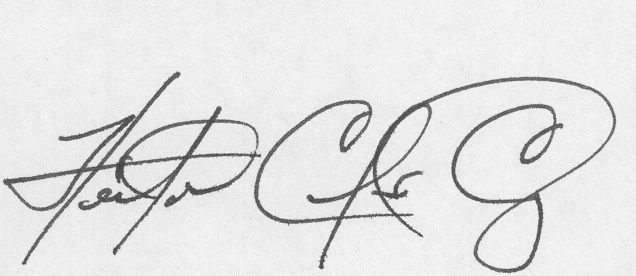
#> input picture data/valid/original_17_1.png, 636 x 276 px, given in place of original_1_1.png, which was not available
$ python surf.py
#> lines starting #> are read from the running program, lines starting #| are printed output that depends on the picture; after the words box and inside, x2 and y2 are one past the last pixel; in counts of white or black regions, pixels touching at a corner belong together; pictures that were not available may be replaced by others from this repository, and a replacement may not be noted
from pylab import *
import numpy as np
from os import listdir
from sklearn.svm import LinearSVC
import cv2
from PIL import Image
from sklearn import svm
import imagehash
from scipy.cluster.vq import *
from sklearn.preprocessing import StandardScaler
from sklearn import tree
from sklearn import linear_model
import re
import os


genuine_image_filenames = listdir("data/valid")
forged_image_filenames = listdir("data/invalid")

genuine_image_paths = "data/valid"
forged_image_paths = "data/invalid"

genuine_image_features = []
forged_image_features = []

'''for name in genuine_image_filenames:
    signature_id = int(re.split("[_.]", name)[-3])
    with open('data/file.txt', 'a') as handle:
            handle.write(signature_id)
            handle.write('\n')
    print(signature_id)
    genuine_image_features[signature_id].extend({"name": name})'''

'''for name in forged_image_filenames:
    signature_id = int(name.split('_')[0][-3:])
    forged_image_features[signature_id - 1].append({"name": name})'''


def preprocess_image(path, display=False):
#> called with path = 'data/valid/original_1_1.png', display = False
    raw_image = cv2.imread(path)
#> raw_image is the input picture: shape (276, 636, 3); min 64, max 251, mean 227.6
    bw_image = cv2.cvtColor(raw_image, cv2.COLOR_BGR2GRAY)
    bw_image = 255 - bw_image
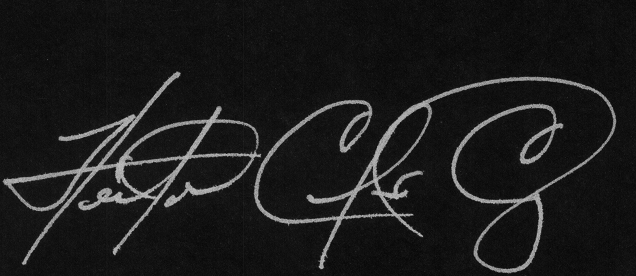
#> bw_image: shape (276, 636); min 4, max 191, mean 27.4

    if display:
        cv2.imshow("RGB to Gray", bw_image)
        cv2.waitKey()

    _, threshold_image = cv2.threshold(bw_image, 30, 255, 0)
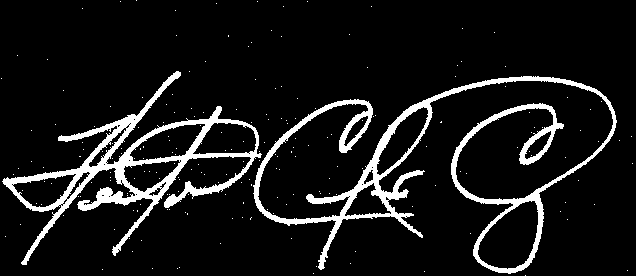
#> threshold_image: shape (276, 636); 9.4% white; 208 white regions (206 under 20 px), largest, box (x1, y1, x2, y2) and area: (253, 76, 617, 274) 8916, (2, 71, 262, 265) 7298

    if display:
        cv2.imshow("Threshold", threshold_image)
        cv2.waitKey()

    return threshold_image


# [42 lines left out: function get_contour_features, not called in this run]

des_list = []

def surf(im, path, display=False):
    raw_image = cv2.imread(path)
#> (the run stopped early here; a loop or call above may not have finished)

$ run again, on data/valid/original_6_2.png
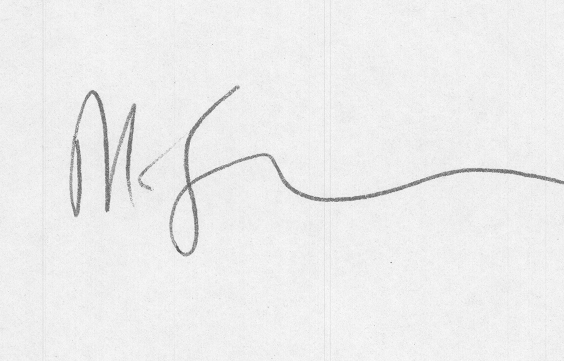
#> input picture data/valid/original_6_2.png, 564 x 361 px, given in place of original_1_1.png, which was not available
#> in preprocess_image, raw_image is the input picture: shape (361, 564, 3); min 76, max 250, mean 236.9
#> in preprocess_image, `bw_image = 255 - bw_image`:
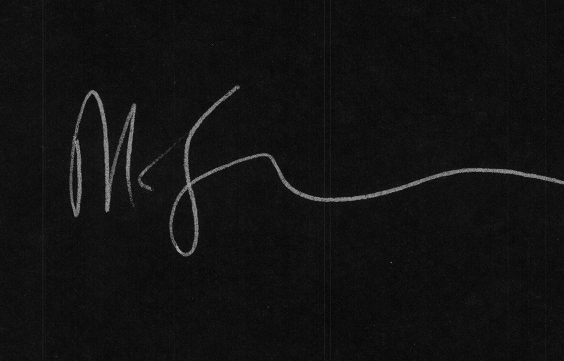
#> bw_image: shape (361, 564); min 5, max 179, mean 18.1
#> in preprocess_image, `_, threshold_image = cv2.threshold(bw_image, 30, 255, 0)`:
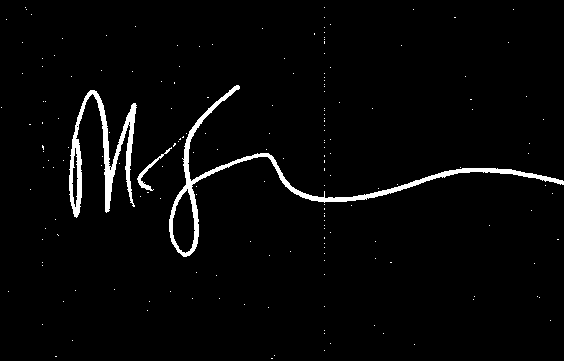
#> threshold_image: shape (361, 564); 2.8% white; 181 white regions (178 under 20 px), largest, box (x1, y1, x2, y2) and area: (169, 85, 564, 257) 3045, (69, 90, 137, 218) 2226, (137, 147, 172, 191) 201

$ run again, on data/valid/original_6_23.png
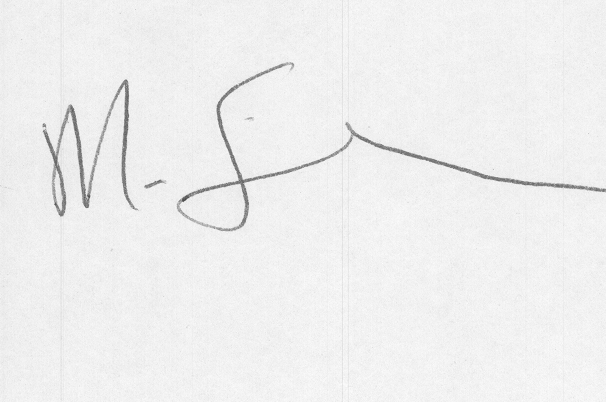
#> input picture data/valid/original_6_23.png, 606 x 402 px, given in place of original_1_1.png, which was not available
#> in preprocess_image, raw_image is the input picture: shape (402, 606, 3); min 71, max 254, mean 238.6
#> in preprocess_image, `bw_image = 255 - bw_image`:
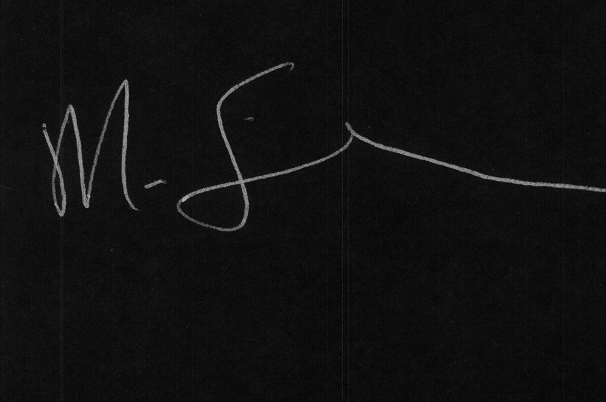
#> bw_image: shape (402, 606); min 1, max 184, mean 16.4
#> in preprocess_image, `_, threshold_image = cv2.threshold(bw_image, 30, 255, 0)`:
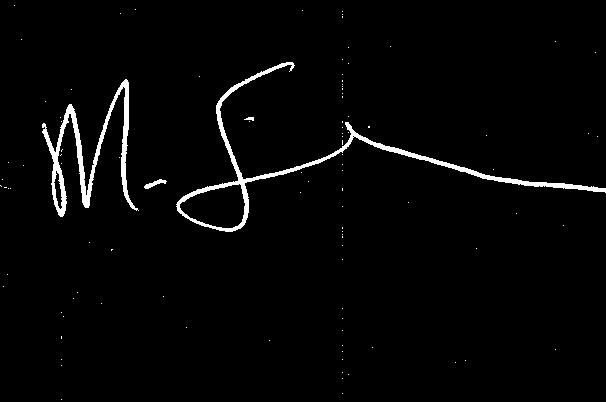
#> threshold_image: shape (402, 606); 2.4% white; 102 white regions (98 under 20 px), largest, box (x1, y1, x2, y2) and area: (176, 62, 606, 232) 3165, (42, 79, 139, 217) 2409, (144, 179, 167, 189) 92, (244, 117, 254, 121) 26
